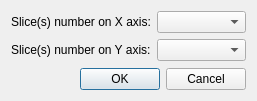
<?xml version="1.0" encoding="UTF-8"?>
<ui version="4.0">
 <class>Dialog</class>
 <widget class="QDialog" name="Dialog">
  <property name="geometry">
   <rect>
    <x>0</x>
    <y>0</y>
    <width>257</width>
    <height>101</height>
   </rect>
  </property>
  <property name="windowTitle">
   <string>Dialog</string>
  </property>
  <layout class="QGridLayout" name="gridLayout_2">
   <item row="0" column="0">
    <layout class="QGridLayout" name="gridLayout">
     <item row="2" column="0">
      <spacer name="verticalSpacer">
       <property name="orientation">
        <enum>Qt::Vertical</enum>
       </property>
       <property name="sizeHint" stdset="0">
        <size>
         <width>20</width>
         <height>40</height>
        </size>
       </property>
      </spacer>
     </item>
     <item row="0" column="0">
      <widget class="QLabel" name="label">
       <property name="text">
        <string>Slice(s) number on X axis:</string>
       </property>
      </widget>
     </item>
     <item row="1" column="0">
      <widget class="QLabel" name="label_2">
       <property name="text">
        <string>Slice(s) number on Y axis:</string>
       </property>
      </widget>
     </item>
     <item row="3" column="0" colspan="2">
      <widget class="QDialogButtonBox" name="buttonBox">
       <property name="orientation">
        <enum>Qt::Horizontal</enum>
       </property>
       <property name="standardButtons">
        <set>QDialogButtonBox::Cancel|QDialogButtonBox::Ok</set>
       </property>
      </widget>
     </item>
     <item row="0" column="1">
      <widget class="QComboBox" name="combo_xGroups"/>
     </item>
     <item row="1" column="1">
      <widget class="QComboBox" name="combo_yGroups"/>
     </item>
    </layout>
   </item>
  </layout>
 </widget>
 <resources/>
 <connections>
  <connection>
   <sender>buttonBox</sender>
   <signal>accepted()</signal>
   <receiver>Dialog</receiver>
   <slot>accept()</slot>
   <hints>
    <hint type="sourcelabel">
     <x>248</x>
     <y>254</y>
    </hint>
    <hint type="destinationlabel">
     <x>157</x>
     <y>274</y>
    </hint>
   </hints>
  </connection>
  <connection>
   <sender>buttonBox</sender>
   <signal>rejected()</signal>
   <receiver>Dialog</receiver>
   <slot>reject()</slot>
   <hints>
    <hint type="sourcelabel">
     <x>316</x>
     <y>260</y>
    </hint>
    <hint type="destinationlabel">
     <x>286</x>
     <y>274</y>
    </hint>
   </hints>
  </connection>
 </connections>
</ui>
